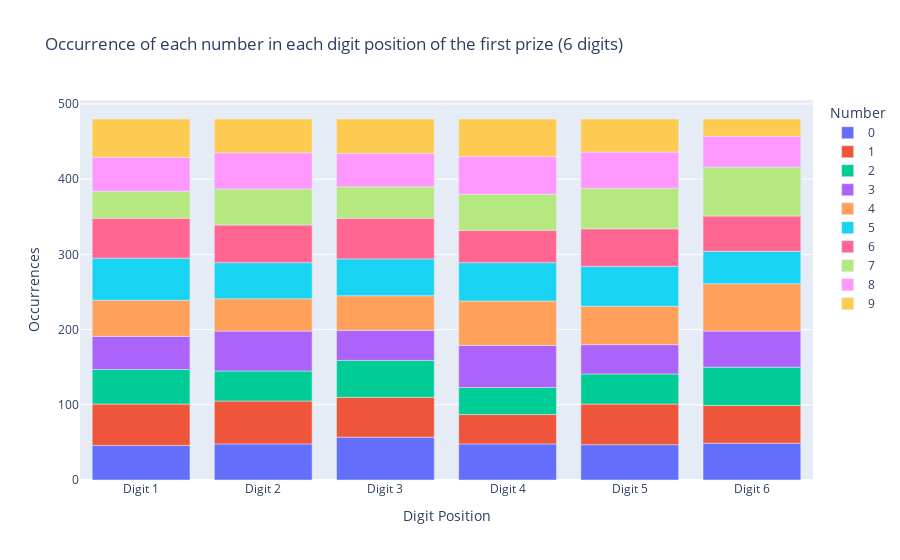

Source (notebook cell):
### Code cell
# Initialize a dictionary to store occurrences of each number in each digit position
occurrences = {i: {str(j): 0 for j in range(10)} for i in range(6)}

# Iterate over each lottery number
for number in df['รางวัลที่หนึ่ง']:
    # Iterate over each digit position
    for i, digit in enumerate(number):
        occurrences[i][digit] += 1

# Convert the dictionary into a DataFrame
df_occurrences = pd.DataFrame(occurrences)

# Reshape the DataFrame to have columns for digits and digit positions
df_occurrences = df_occurrences.melt(var_name='Position', value_name='Occurrences', ignore_index=False)

# Reset the index to make 'Position' a column
df_occurrences.reset_index(inplace=True)

# Convert the 'Position' column to numeric for correct ordering
df_occurrences['Position'] = pd.to_numeric(df_occurrences['Position'])

# Sort the DataFrame by 'Position' and 'index' (digit)
df_occurrences.sort_values(by=['Position', 'index'], inplace=True)

# Plot the grouped bar chart using Plotly Express
fig = px.bar(df_occurrences, x='Position', y='Occurrences', color='index', title='Occurrence of each number in each digit position of the first prize (6 digits)',
             labels={'index': 'Number', 'Position': 'Digit Position', 'Occurrences': 'Occurrences'})
fig.update_layout(xaxis=dict(tickvals=list(range(6)), ticktext=[f'Digit {i+1}' for i in range(6)]))

# Show the plot
fig.show()

### Figure 1 — Plotly figure (JSON) as saved in the notebook; plotly's stock layout.template omitted (floating-point values rounded to 4 significant figures)
{"data": [{"alignmentgroup": "True", "hovertemplate": "Number=0<br>Digit Position=%{x}<br>Occurrences=%{y}<extra></extra>", "legendgroup": "0", "marker": {"color": "#636efa", "pattern": {"shape": ""}}, "name": "0", "offsetgroup": "0", "orientation": "v", "showlegend": true, "textposition": "auto", "type": "bar", "x": [0, 1, 2, 3, 4, 5], "xaxis": "x", "y": [46, 48, 57, 48, 47, 49], "yaxis": "y"}, {"alignmentgroup": "True", "hovertemplate": "Number=1<br>Digit Position=%{x}<br>Occurrences=%{y}<extra></extra>", "legendgroup": "1", "marker": {"color": "#EF553B", "pattern": {"shape": ""}}, "name": "1", "offsetgroup": "1", "orientation": "v", "showlegend": true, "textposition": "auto", "type": "bar", "x": [0, 1, 2, 3, 4, 5], "xaxis": "x", "y": [55, 57, 53, 39, 54, 50], "yaxis": "y"}, {"alignmentgroup": "True", "hovertemplate": "Number=2<br>Digit Position=%{x}<br>Occurrences=%{y}<extra></extra>", "legendgroup": "2", "marker": {"color": "#00cc96", "pattern": {"shape": ""}}, "name": "2", "offsetgroup": "2", "orientation": "v", "showlegend": true, "textposition": "auto", "type": "bar", "x": [0, 1, 2, 3, 4, 5], "xaxis": "x", "y": [46, 40, 49, 36, 40, 51], "yaxis": "y"}, {"alignmentgroup": "True", "hovertemplate": "Number=3<br>Digit Position=%{x}<br>Occurrences=%{y}<extra></extra>", "legendgroup": "3", "marker": {"color": "#ab63fa", "pattern": {"shape": ""}}, "name": "3", "offsetgroup": "3", "orientation": "v", "showlegend": true, "textposition": "auto", "type": "bar", "x": [0, 1, 2, 3, 4, 5], "xaxis": "x", "y": [44, 53, 40, 56, 39, 48], "yaxis": "y"}, {"alignmentgroup": "True", "hovertemplate": "Number=4<br>Digit Position=%{x}<br>Occurrences=%{y}<extra></extra>", "legendgroup": "4", "marker": {"color": "#FFA15A", "pattern": {"shape": ""}}, "name": "4", "offsetgroup": "4", "orientation": "v", "showlegend": true, "textposition": "auto", "type": "bar", "x": [0, 1, 2, 3, 4, 5], "xaxis": "x", "y": [48, 43, 46, 59, 51, 63], "yaxis": "y"}, {"alignmentgroup": "True", "hovertemplate": "Number=5<br>Digit Position=%{x}<br>Occurrences=%{y}<extra></extra>", "legendgroup": "5", "marker": {"color": "#19d3f3", "pattern": {"shape": ""}}, "name": "5", "offsetgroup": "5", "orientation": "v", "showlegend": true, "textposition": "auto", "type": "bar", "x": [0, 1, 2, 3, 4, 5], "xaxis": "x", "y": [56, 48, 49, 51, 53, 43], "yaxis": "y"}, {"alignmentgroup": "True", "hovertemplate": "Number=6<br>Digit Position=%{x}<br>Occurrences=%{y}<extra></extra>", "legendgroup": "6", "marker": {"color": "#FF6692", "pattern": {"shape": ""}}, "name": "6", "offsetgroup": "6", "orientation": "v", "showlegend": true, "textposition": "auto", "type": "bar", "x": [0, 1, 2, 3, 4, 5], "xaxis": "x", "y": [53, 50, 54, 43, 50, 47], "yaxis": "y"}, {"alignmentgroup": "True", "hovertemplate": "Number=7<br>Digit Position=%{x}<br>Occurrences=%{y}<extra></extra>", "legendgroup": "7", "marker": {"color": "#B6E880", "pattern": {"shape": ""}}, "name": "7", "offsetgroup": "7", "orientation": "v", "showlegend": true, "textposition": "auto", "type": "bar", "x": [0, 1, 2, 3, 4, 5], "xaxis": "x", "y": [36, 48, 42, 48, 54, 65], "yaxis": "y"}, {"alignmentgroup": "True", "hovertemplate": "Number=8<br>Digit Position=%{x}<br>Occurrences=%{y}<extra></extra>", "legendgroup": "8", "marker": {"color": "#FF97FF", "pattern": {"shape": ""}}, "name": "8", "offsetgroup": "8", "orientation": "v", "showlegend": true, "textposition": "auto", "type": "bar", "x": [0, 1, 2, 3, 4, 5], "xaxis": "x", "y": [45, 48, 44, 50, 48, 41], "yaxis": "y"}, {"alignmentgroup": "True", "hovertemplate": "Number=9<br>Digit Position=%{x}<br>Occurrences=%{y}<extra></extra>", "legendgroup": "9", "marker": {"color": "#FECB52", "pattern": {"shape": ""}}, "name": "9", "offsetgroup": "9", "orientation": "v", "showlegend": true, "textposition": "auto", "type": "bar", "x": [0, 1, 2, 3, 4, 5], "xaxis": "x", "y": [51, 45, 46, 50, 44, 23], "yaxis": "y"}], "layout": {"barmode": "relative", "legend": {"title": {"text": "Number"}, "tracegroupgap": 0}, "title": {"text": "Occurrence of each number in each digit position of the first prize (6 digits)"}, "xaxis": {"anchor": "y", "domain": [0, 1], "ticktext": ["Digit 1", "Digit 2", "Digit 3", "Digit 4", "Digit 5", "Digit 6"], "tickvals": [0, 1, 2, 3, 4, 5], "title": {"text": "Digit Position"}}, "yaxis": {"anchor": "x", "domain": [0, 1], "title": {"text": "Occurrences"}}}}
